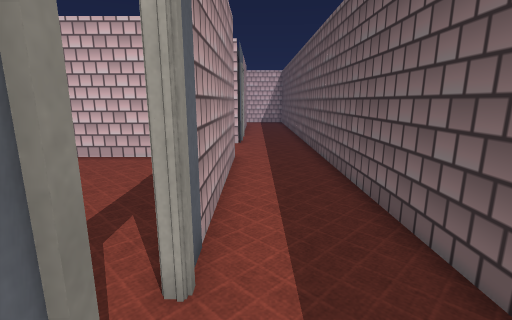
View 1 (above)

20 first-person views from a walk through a Unity game level. The camera is 1.2 m above the floor, tilts 12° down and sees 85° across. Doors are open. The floor is counted in squares, 0.5 m on a side. Each view is taken from the middle of a square. On the plan, view 1 faces up. The plan holds only what a view shows up to about 18 squares ahead; the rest is blank. The place goes on beyond the plan. The player is left out. Some surface patterns are stand-ins.

View 2
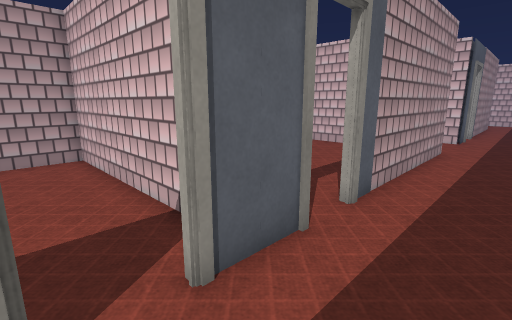

View 3
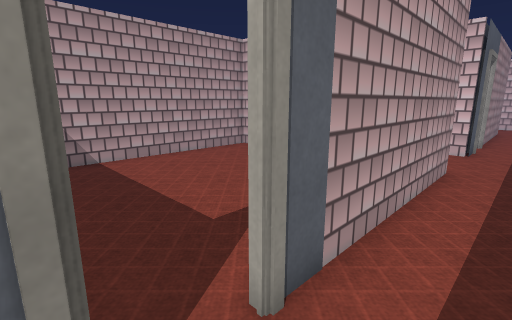

View 4
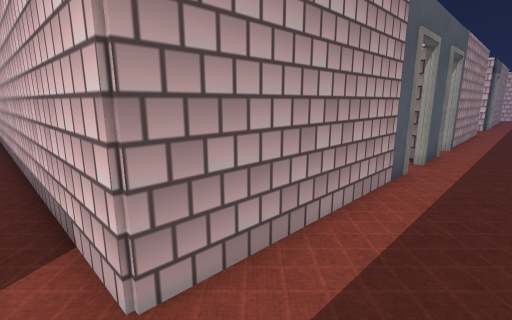

View 5
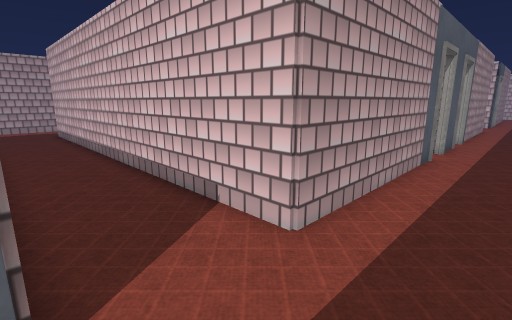

View 6
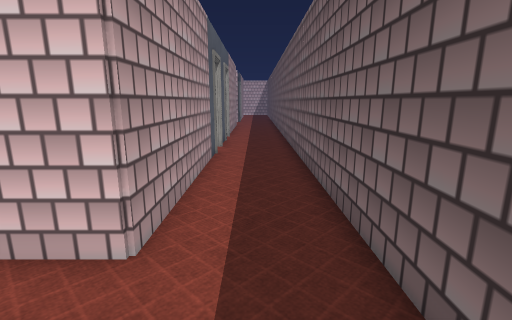

View 7
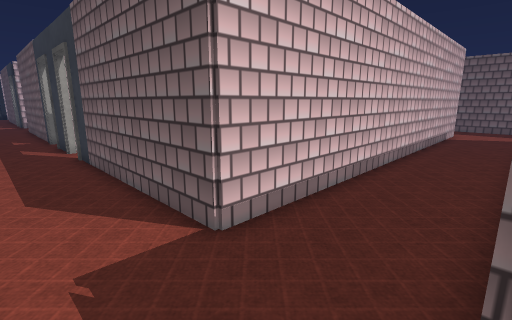

View 8
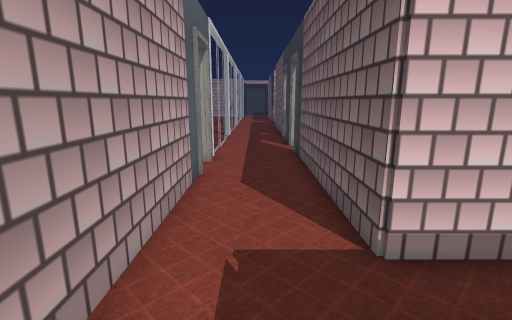

View 9
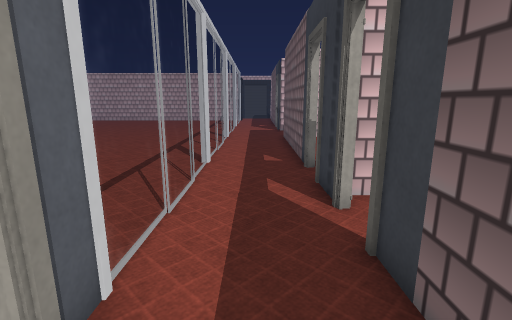

View 10
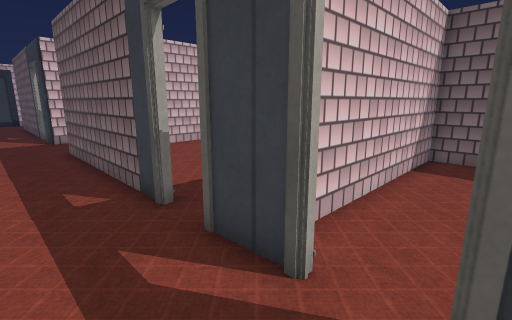

View 11
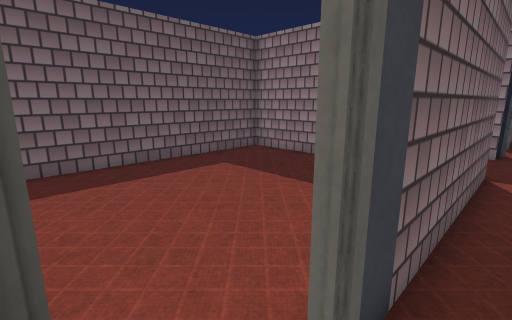

View 12
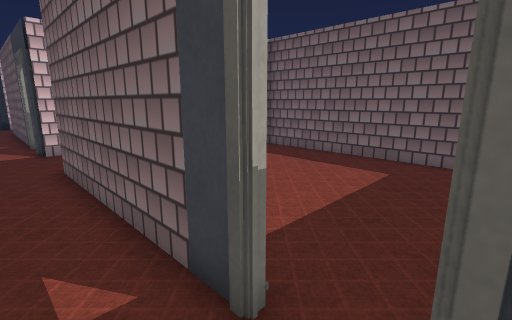

View 13
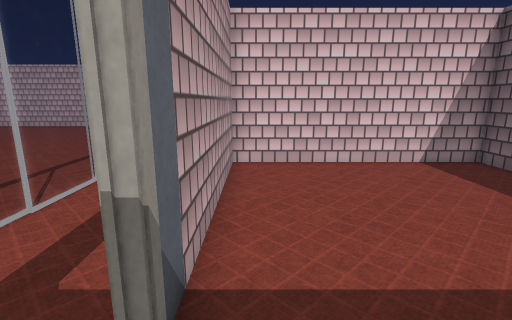

View 14
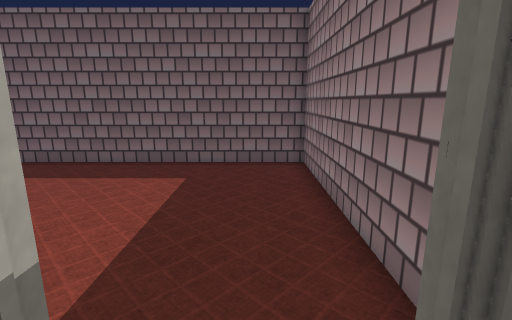

View 15
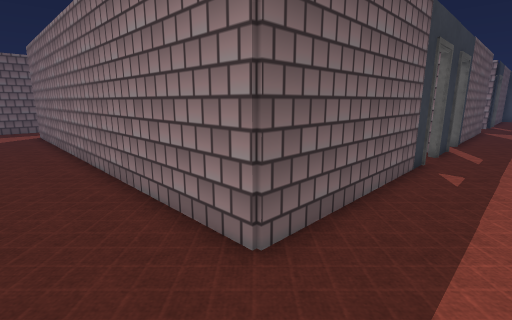

View 16
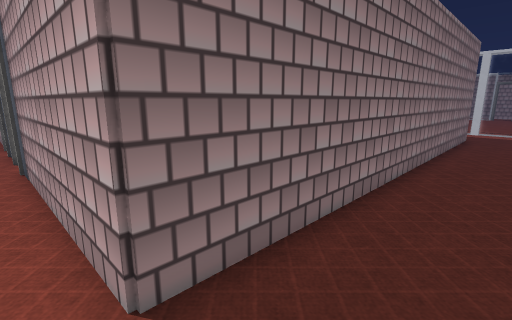

View 17
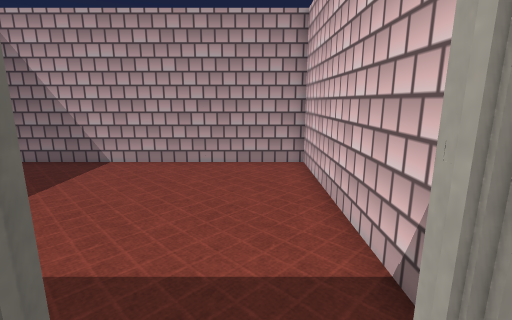

View 18
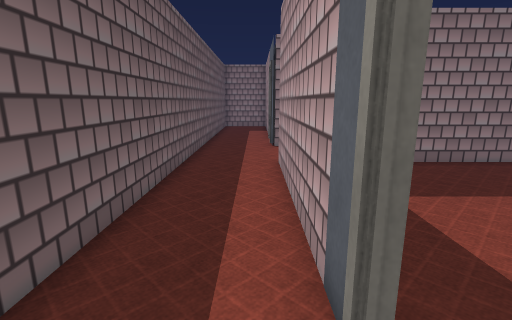

View 19
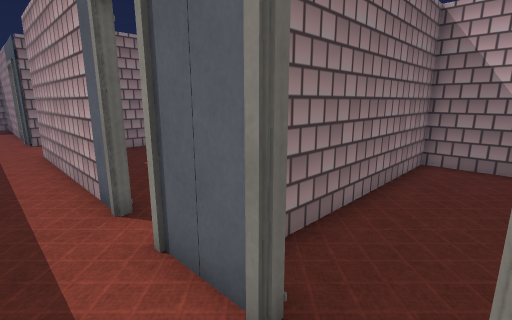

View 20
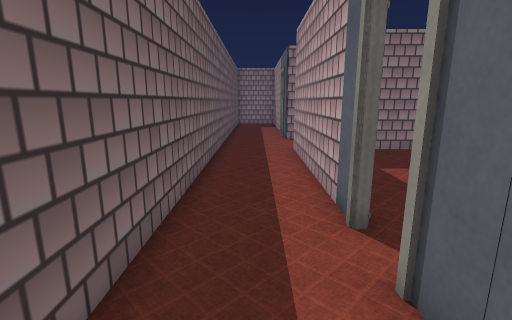

### Floor plan
Key: @ floor where view 1 was taken; # wall or solid block; . floor; D open door; = window, fence, low wall or low ledge.
Columns run from 25 left of view 1 to 3 right of it. Each row starts with its distance up from view 1.
 15  ...................... ....#
 14   ..........................#
 13   ..........................#
 12  ...#####################...#
 11 =...#.........#.  ....  #...#
 10  ...#.........#.. ....  #...#
  9 =...#.........#........ #...#
  8 =...#.........#........ #...#
  7 =...#.........#........ #...#
  6 =...#.........#.........#...#
  5  ...#.........#.........#...#
  4 #...#.........#.........#...#
  3 =...D.........#.........D...#
  2 =...D.........#.........D...#
  1 =...#.........#.........#...#
  0 =...#####################@..#
 -1 =...D.........#.........#...#
 -2 =...D.........#.........D...#
 -3 =...#.........#.........D...#
 -4 #...#.........#.........#...#
 -5 D...#.........#.........#...#
 -6 D...# ........#.........#...#
 -7 #...#  .......#........ #...#
 -8 #...#  .......#........ #...#
 -9 #...#   ......#........ #...#
-10 #...#    .....#.......  #...#
-11 #...#    .....#.......  #...#
-12 #...#####################...#
-13 #...........................#
-14 # ..........................#
-15    .........................#
-16  .. #                   #...#

Positions as (right, up) in squares from view 1, and headings:
1: (0, 0), facing up
2: (2, -3), facing up-left
3: (1, 1), facing up-left
4: (2, -13), facing up-left
5: (2, -16), facing up-left
6: (1, -16), facing up
7: (-24, -16), facing up-right
8: (-23, -16), facing up
9: (-23, -7), facing up
10: (-24, -3), facing up-right
11: (-22, -1), facing down-right
12: (-23, 1), facing up-right
13: (-20, 1), facing up
14: (-22, 2), facing right
15: (-24, 15), facing down-right
16: (0, 15), facing down-left
17: (0, -2), facing left
18: (0, -1), facing down
19: (1, 3), facing down-left
20: (1, 2), facing down
